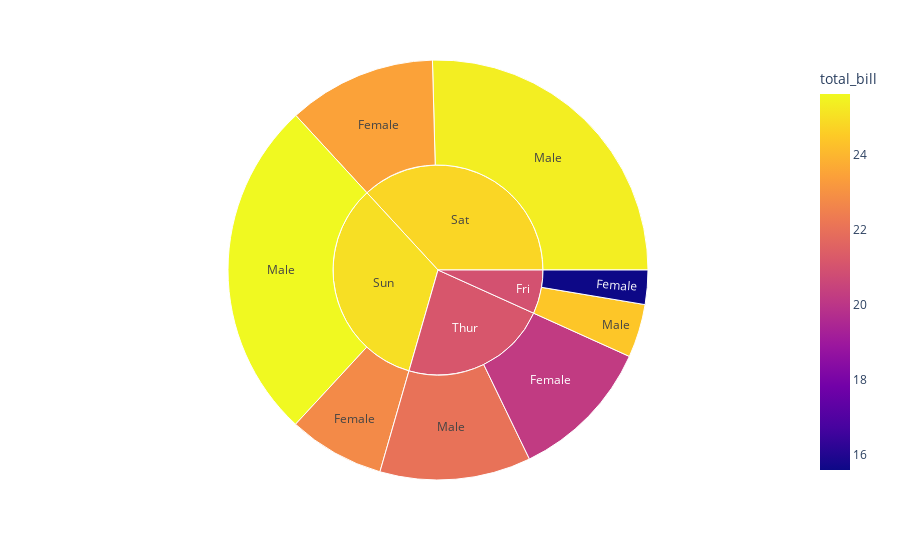

Write notebook code for a chart like this one.
### Code cell
fig = px.sunburst(df_tips, path=['day', 'sex'], 
                  values='total_bill', color='total_bill')
fig.show()

### Figure 1 — Plotly figure (JSON) as saved in the notebook; plotly's stock layout.template omitted (floating-point values rounded to 4 significant figures)
{"data": [{"branchvalues": "total", "customdata": [[15.59], [23.48], [22.79], [20.21], [24.4], [25.37], [25.63], [22.04], [20.96], [24.79], [25.01], [21.14]], "domain": {"x": [0, 1], "y": [0, 1]}, "hovertemplate": "labels=%{label}<br>total_bill_sum=%{value}<br>parent=%{parent}<br>id=%{id}<br>total_bill=%{color}<extra></extra>", "ids": ["Fri/Female", "Sat/Female", "Sun/Female", "Thur/Female", "Fri/Male", "Sat/Male", "Sun/Male", "Thur/Male", "Fri", "Sat", "Sun", "Thur"], "labels": ["Female", "Female", "Female", "Female", "Male", "Male", "Male", "Male", "Fri", "Sat", "Sun", "Thur"], "marker": {"coloraxis": "coloraxis", "colors": [15.59, 23.48, 22.79, 20.21, 24.4, 25.37, 25.63, 22.04, 20.96, 24.79, 25.01, 21.14]}, "name": "", "parents": ["Fri", "Sat", "Sun", "Thur", "Fri", "Sat", "Sun", "Thur", "", "", "", ""], "type": "sunburst", "values": [127.3, 551.0, 357.7, 534.9, 198.6, 1227.0, 1269.0, 561.4, 325.9, 1778.0, 1627.0, 1096.0]}], "layout": {"coloraxis": {"colorbar": {"title": {"text": "total_bill"}}, "colorscale": [[0, "#0d0887"], [0.1111, "#46039f"], [0.2222, "#7201a8"], [0.3333, "#9c179e"], [0.4444, "#bd3786"], [0.5556, "#d8576b"], [0.6667, "#ed7953"], [0.7778, "#fb9f3a"], [0.8889, "#fdca26"], [1, "#f0f921"]]}, "legend": {"tracegroupgap": 0}, "margin": {"t": 60}}}
